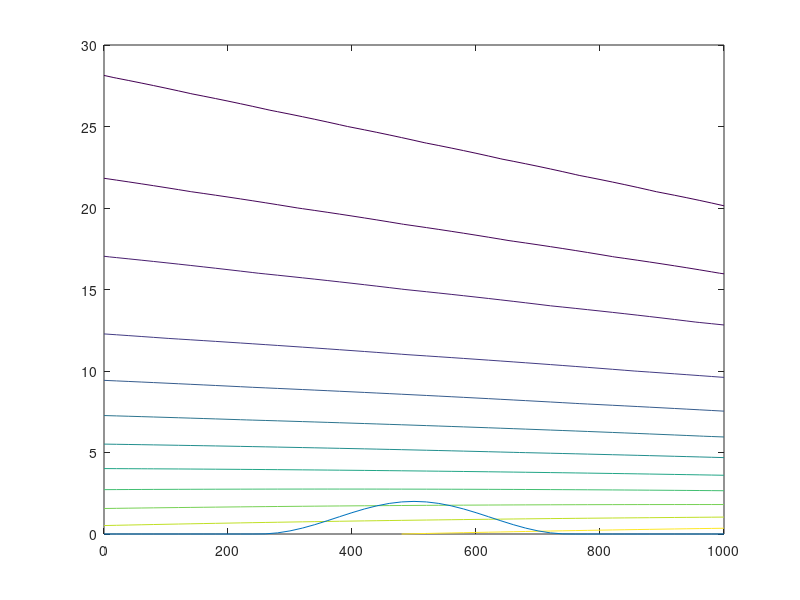

Write MATLAB code to recreate this figure.
clear 
X=0:20:1000;
Z=0:1:30;

T=zeros(31,51);
for x=1:1:51
    for z=1:1:13
    T(z,x)=(40-.08*(x-1)*20)-6.5*(z-1);
    end
end

for k=14:31
for    c=1:1:51;
    T(k,c)=T(13,c);
end
end

P=zeros(31,51);
for rr=1:51
P(1,rr)=95+.01*rr*20;
end

for r=2:31
    for cc=1:51
        P(r,cc)=P(r-1,cc)*exp((-1)/(.0293*(T(r,cc)+273.15)));
    end
end

figure 
contour(X,Z,P,[100,90,80,70,60,50,40,30,20,10,5,2]);
Zground=1+cos(2*pi*(X-500)/500);
Zground(X<250)=0;
Zground(X>750)=0;

hold on
plot(X,Zground)